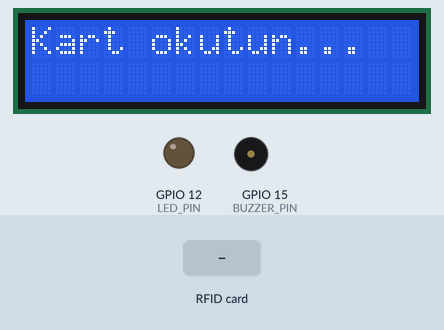
Simulated run of this sketch. Board: ESP32. On the bench: 16×2 character LCD, output pins drawn as LEDs (lit = HIGH), buzzer (waves = sounding). The test bench sets the inputs (shaded band). WiFi joins after 1.5 s; servers stay silent unless stated; uploads are accepted with an empty reply; what the sketch prints to the serial monitor is not drawn.

Above: at 2.8 s.
2.9 s: RFID card 8B 80 E8 1A held to the reader
At 4.4 s:
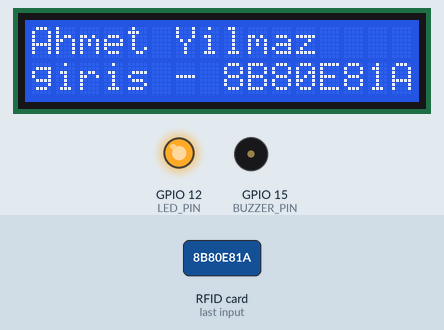
5.9 s: RFID card 7B 4E E1 20 held to the reader
At 7.2 s:
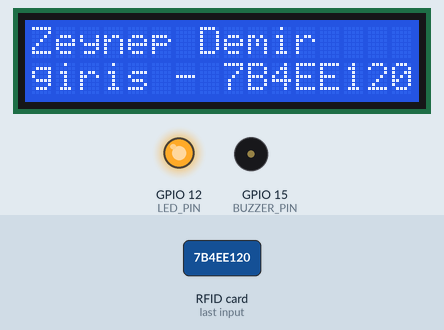
8.9 s: RFID card 8B FA C9 39 held to the reader
At 10.1 s:
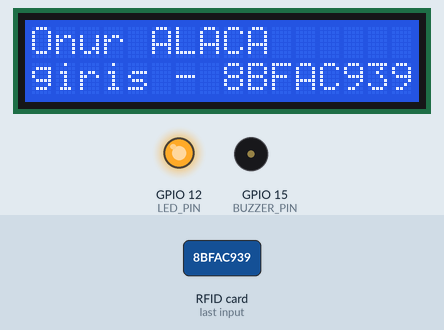
11.9 s: RFID card 5E 7A 19 C4 held to the reader
At 12.8 s:
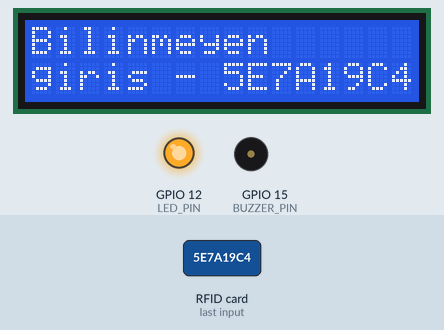
14.9 s: RFID card 8B 80 E8 1A held to the reader
At 16.6 s:
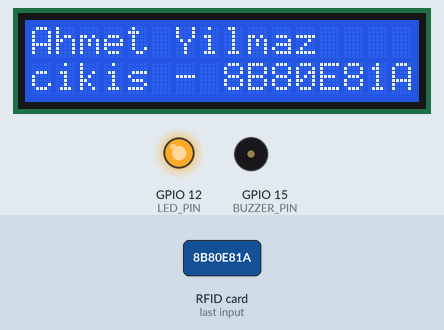
17.9 s: RFID card 7B 4E E1 20 held to the reader
At 19.6 s:
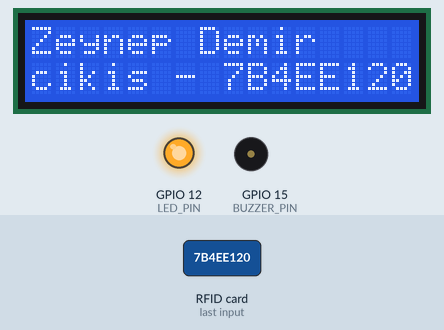
Timing chart, 0 to 21.4 s (numbered marks = the images above; inputs shaded):
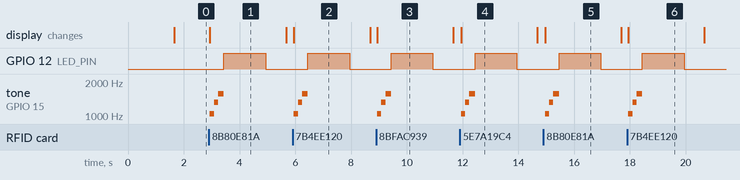

Measured:
- after the input at 2.9 s, GPIO 12 (LED_PIN): LOW → HIGH after 0.54 s, → LOW 1.5 s later; tone on GPIO 15 (BUZZER_PIN): silent → 1047 Hz at once, → 1319 Hz 0.15 s later, → 1568 Hz 0.15 s later, → silent 0.20 s later; the display: changes at once (image 1)
- after the input at 5.9 s, GPIO 12 (LED_PIN): LOW → HIGH after 0.55 s, → LOW 1.5 s later; tone on GPIO 15 (BUZZER_PIN): silent → 1047 Hz after 0.05 s, → 1319 Hz 0.15 s later, → 1568 Hz 0.15 s later, → silent 0.20 s later; the display: changes after 0.05 s (image 2)
- after the input at 8.9 s, GPIO 12 (LED_PIN): LOW → HIGH after 0.54 s, → LOW 1.5 s later; tone on GPIO 15 (BUZZER_PIN): silent → 1047 Hz at once, → 1319 Hz 0.15 s later, → 1568 Hz 0.15 s later, → silent 0.20 s later; the display: changes at once (image 3)
- after the input at 11.9 s, GPIO 12 (LED_PIN): LOW → HIGH after 0.55 s, → LOW 1.5 s later; tone on GPIO 15 (BUZZER_PIN): silent → 1047 Hz after 0.05 s, → 1319 Hz 0.15 s later, → 1568 Hz 0.15 s later, → silent 0.20 s later; the display: changes after 0.05 s (image 4)
- after the input at 14.9 s, GPIO 12 (LED_PIN): LOW → HIGH after 0.56 s, → LOW 1.5 s later; tone on GPIO 15 (BUZZER_PIN): silent → 1047 Hz after 0.06 s, → 1319 Hz 0.15 s later, → 1568 Hz 0.15 s later, → silent 0.20 s later; the display: changes after 0.06 s (image 5)
- after the input at 17.9 s, GPIO 12 (LED_PIN): LOW → HIGH after 0.54 s, → LOW 1.5 s later; tone on GPIO 15 (BUZZER_PIN): silent → 1047 Hz at once, → 1319 Hz 0.15 s later, → 1568 Hz 0.15 s later, → silent 0.20 s later; the display: changes at once (image 6)
- what the display in image 1 shows lasts 2.8 s, from 2.9 s to 5.7 s

The sketch:

RFID_card_reader_project_for_React_Project.ino
```cpp
#include <WiFi.h>
#include <HTTPClient.h>
#include <Wire.h>
#include <LiquidCrystal_I2C.h>
#include <SPI.h>
#include <MFRC522.h>
#include <map>  // UID'ye göre işlem tipi tutmak için

// LCD
LiquidCrystal_I2C lcd(0x27, 16, 2);

// RFID
#define SS_PIN 5
#define RST_PIN 4
MFRC522 rfid(SS_PIN, RST_PIN);

// Buzzer ve LED
#define BUZZER_PIN 15
#define LED_PIN 12

// WiFi Bilgileri
const char* ssid = "network";
const char* password = "password";

// Backend URL
const char* serverURL = "http://172.20.10.2:5000/api/entries";

// UID -> giriş/çıkış tipi
std::map<String, String> sonIslemler;

// UID’ye göre isim eşleşmesi
String getPersonelName(String uid) {
  if (uid == "8B80E81A") return "Ahmet Yilmaz";
  if (uid == "7B4EE120") return "Zeynep Demir";
  if (uid == "8BFAC939") return "Onur ALACA";
  if (uid == "BC640810") return "Merdan YURTSEVER";
  if (uid == "ECEC0C10") return "Aslı ALİKO";
  if (uid == "0431EC42677481") return "Emin GÜZELDEMİRCİ";
  return "Bilinmeyen";
}

// Giriş/Çıkış tipi belirleyici
String belirleIslemTipi(String uid) {
  if (sonIslemler[uid] == "giris") {
    sonIslemler[uid] = "cikis";
  } else {
    sonIslemler[uid] = "giris";
  }
  return sonIslemler[uid];
}

// Başarılı okuma melodisi
void playSuccessTone() {
  tone(BUZZER_PIN, 1047); // C6
  delay(150);
  tone(BUZZER_PIN, 1319); // E6
  delay(150);
  tone(BUZZER_PIN, 1568); // G6
  delay(200);
  noTone(BUZZER_PIN);
}

void setup() {
  Wire.begin(21, 22);
  lcd.init();
  lcd.backlight();
  lcd.setCursor(0, 0);
  lcd.print("WiFi baglaniyor...");

  SPI.begin(18, 19, 23, SS_PIN);
  rfid.PCD_Init();

  Serial.begin(115200);
  pinMode(BUZZER_PIN, OUTPUT);
  pinMode(LED_PIN, OUTPUT);

  WiFi.begin(ssid, password);
  while (WiFi.status() != WL_CONNECTED) {
    delay(500);
    Serial.print(".");
  }

  lcd.clear();
  lcd.setCursor(0, 0);
  lcd.print("Kart okutun...");
}

void loop() {
  if (!rfid.PICC_IsNewCardPresent() || !rfid.PICC_ReadCardSerial()) return;

  // UID elde et
  String uid = "";
  for (byte i = 0; i < rfid.uid.size; i++) {
    uid += String(rfid.uid.uidByte[i] < 0x10 ? "0" : "");
    uid += String(rfid.uid.uidByte[i], HEX);
  }
  uid.toUpperCase();

  String personel = getPersonelName(uid);
  String islemTipi = belirleIslemTipi(uid);

  // LCD'ye yaz
  lcd.clear();
  lcd.setCursor(0, 0);
  lcd.print(personel.substring(0, 16));
  lcd.setCursor(0, 1);
  lcd.print(islemTipi + " - " + uid.substring(0, 8));

  // Buzzer ve LED bildirimi
  playSuccessTone();
  digitalWrite(LED_PIN, HIGH);
  delay(1500);
  digitalWrite(LED_PIN, LOW);

  // Seri monitör
  Serial.println("Kart: " + uid + " - " + personel + " (" + islemTipi + ")");

  // HTTP POST isteği
  if (WiFi.status() == WL_CONNECTED) {
    HTTPClient http;
    http.begin(serverURL);
    http.addHeader("Content-Type", "application/json");

    String json = "{\"uid\":\"" + uid + "\",\"name\":\"" + personel + "\",\"type\":\"" + islemTipi + "\"}";
    int httpCode = http.POST(json);

    Serial.println("HTTP yanıt kodu: " + String(httpCode));
    http.end();
  }

  delay(500);
  lcd.clear();
  lcd.setCursor(0, 0);
  lcd.print("Personel360");
  lcd.setCursor(0, 1);
  lcd.print("Kart okutun...");
}
```
